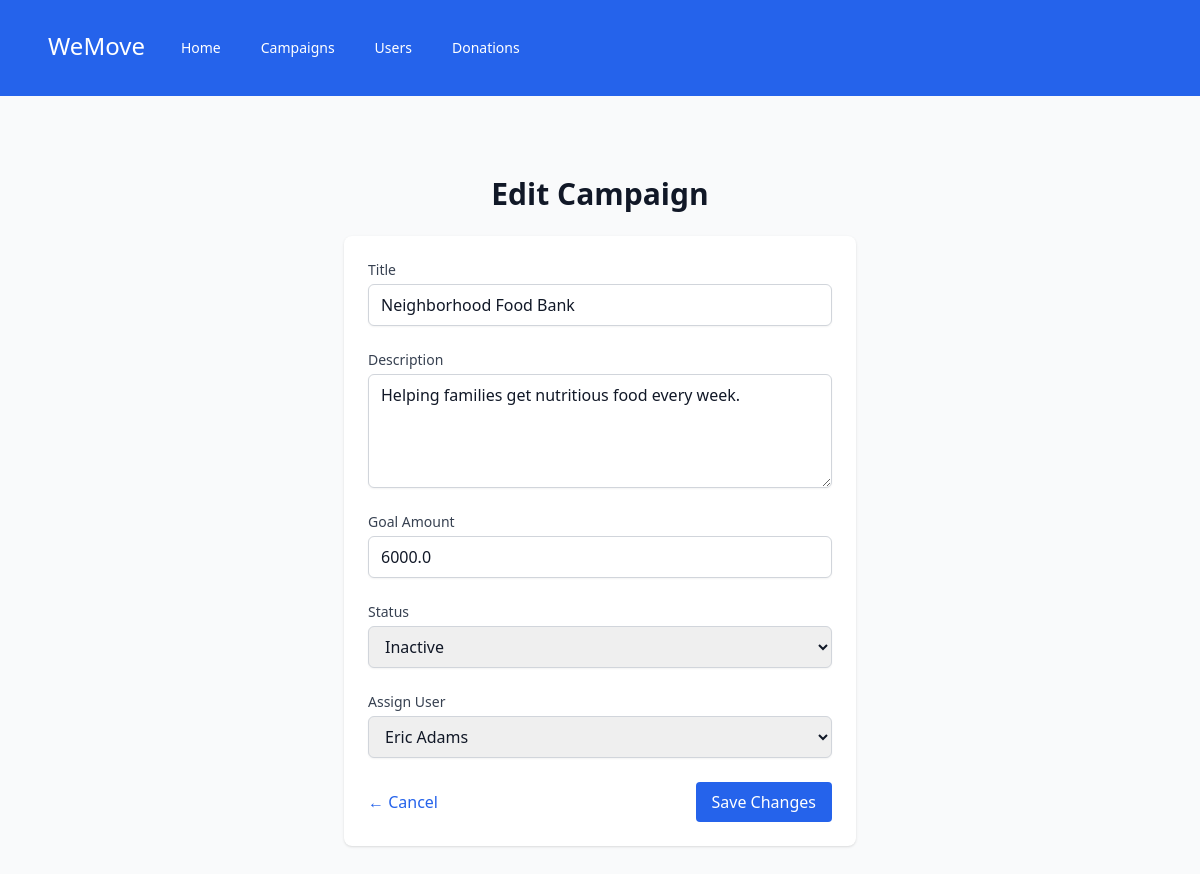
The page /campaigns/2/edit on the database its author committed.
### tables this page shows
CREATE TABLE campaigns (
    id INTEGER PRIMARY KEY AUTOINCREMENT,
    user_id INTEGER NOT NULL,
    title TEXT NOT NULL,
    description TEXT,
    goal_amount REAL,
    current_amount REAL DEFAULT 0,
    is_active INTEGER DEFAULT 1,
    created_at TEXT DEFAULT CURRENT_TIMESTAMP,
    FOREIGN KEY (user_id) REFERENCES users(id) ON DELETE CASCADE
);

### app/campaigns/__init__.py (the view, shortened to what this page needs)
@bp.route('/<int:campaign_id>/edit', methods=['GET', 'POST'], endpoint='campaign_edit')
def edit_campaign(campaign_id):
    db = get_db()
    if request.method == 'GET':
        campaign_results = db.execute(campaigns.GET_CAMPAIGN_BY_ID, (campaign_id,)).fetchone()
        users_results = db.execute(users.GET_ALL_USERS).fetchall()
        return render_template('campaigns/edit.html', campaign=campaign_results, users=users_results, user_id=campaign_results['user_id'])

### app/database/db.py (called while the page is built)
def get_db():
    if 'db' not in g:
        g.db = sqlite3.connect(
            current_app.config['DATABASE'],
            detect_types=sqlite3.PARSE_DECLTYPES
        )
        g.db.row_factory = sqlite3.Row
    return g.db

### app/templates/campaigns/edit.html (shortened to what this page needs)
{% extends "base.html" %}
{% block body %}
<div class="max-w-xl mx-auto py-8 px-4 sm:px-6 lg:px-8">
    <h1 class="text-3xl font-semibold text-gray-900 mb-6 text-center">Edit Campaign</h1>
    <form method="post" class="space-y-6 bg-white shadow rounded-lg p-6">
        <div>
            <label for="title" class="block text-sm font-medium text-gray-700">Title</label>
            <input
                type="text"
                name="title"
                id="title"
                value="{{ campaign.title }}"
                required
                class="mt-1 block w-full border border-gray-300 rounded-md px-3 py-2 shadow-sm focus:outline-none focus:ring-blue-500 focus:border-blue-500"
            >
        </div>
        <div>
            <label for="description" class="block text-sm font-medium text-gray-700">Description</label>
            <textarea
                name="description"
                id="description"
                rows="4"
                class="mt-1 block w-full border border-gray-300 rounded-md px-3 py-2 shadow-sm focus:outline-none focus:ring-blue-500 focus:border-blue-500"
            >{{ campaign.description }}</textarea>
        </div>
        <div>
            <label for="goal_amount" class="block text-sm font-medium text-gray-700">Goal Amount</label>
            <input
                type="number"
                name="goal_amount"
                id="goal_amount"
                step="0.01"
                value="{{ campaign.goal_amount }}"
                required
                class="mt-1 block w-full border border-gray-300 rounded-md px-3 py-2 shadow-sm focus:outline-none focus:ring-blue-500 focus:border-blue-500"
            >
        </div>
        <div>
            <label for="is_active" class="block text-sm font-medium text-gray-700">Status</label>
            <select
                name="is_active"
                id="is_active"
                class="mt-1 block w-full border border-gray-300 rounded-md px-3 py-2 shadow-sm focus:outline-none focus:ring-blue-500 focus:border-blue-500"
            >
                <option value="0" {% if not campaign.is_active %}selected{% endif %}>Inactive</option>
            </select>
        </div>
        {% include "./components/_user_dropdown.html" with context %}
        <div class="flex justify-between items-center">
            <a href="{{ url_for('campaigns.campaign_list') }}" class="text-blue-600 hover:underline">← Cancel</a>
            <button
                type="submit"
                class="bg-blue-600 text-white px-4 py-2 rounded hover:bg-blue-700"
            >
                Save Changes
            </button>
        </div>
    </form>
</div>
{% endblock %}

### rows shown on the page
campaigns: title "Neighborhood Food Bank", description "Helping families get nutritious food every week.", goal_amount "6000.0", is_active "Inactive"

### other values the page prints
form field user_id "Eric Adams"
